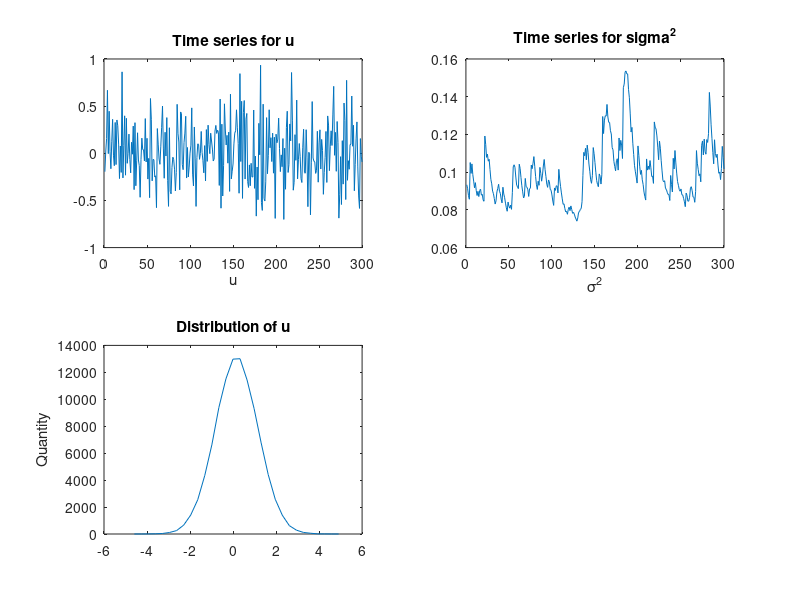

Recreate this plot in MATLAB.
clc 
clear all 
clf

sigma2(1) = 0.1;
a0 = 0.01;
alpha = 0.05;
beta = 0.85;
T = 100000; % Tail estimation requires large T

for t = 1:1:T
    u(t) = sqrt(sigma2(t))*randn;
    sigma2(t+1) = a0 + alpha * u(t)^2 + beta * sigma2(t);
end
u(1:100) = []; % Discard the first 100 samples to remove transient samples
sigma2(1:100) = [];

subplot(2,2,1)
plot(u(1:300));
xlabel('u');
title("Time series for u")

subplot(2,2,2)
plot(sigma2(1:300));
xlabel('\sigma^2');
title("Time series for \sigma^2")

realKurtosis = 3 * (1 - (alpha + beta)^2) / (1 - (alpha + beta)^2 - 2*alpha^2)
estKurtosis = mean(u.^4)/mean(u.^2)^2

u = u./std(u); % Normalize u
for k = 1:1:4
    P(1,k) = 1 - normcdf(k); % Tail probability of the normal distribution
    P(2,k) = mean(u > k); % Estimate the tail probability of u
end
format long
P

subplot(2,2,3)
totCategories = 30;
len = (max(u) - min(u)) / (totCategories - 1);
bars = min(u):len:max(u);
data = zeros(1, totCategories);
j = 1;
for i = 1:length(u)
    while (u(i) > bars(j))
       j = j + 1;
    end
    data(j) = data(j) + 1;
    j = 1;
end
p1 = plot(bars, data);
ylabel('Quantity')
title("Distribution of u")

